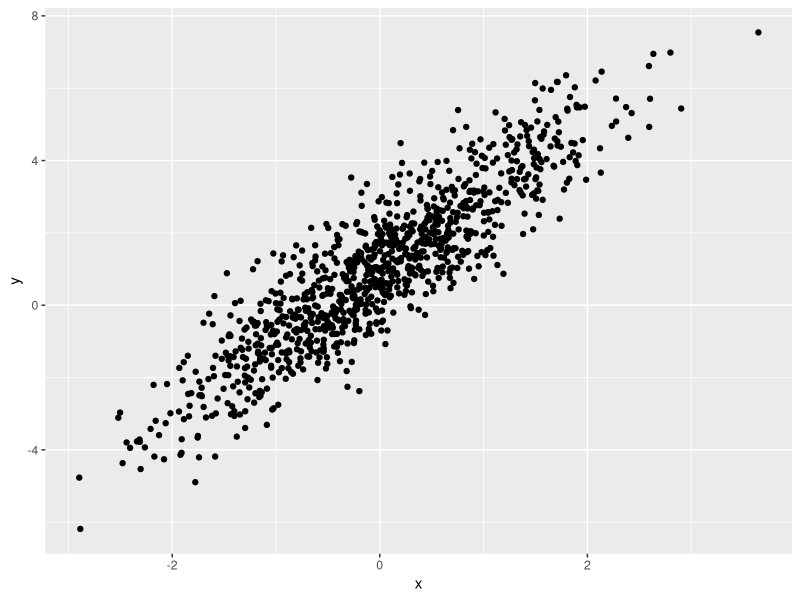
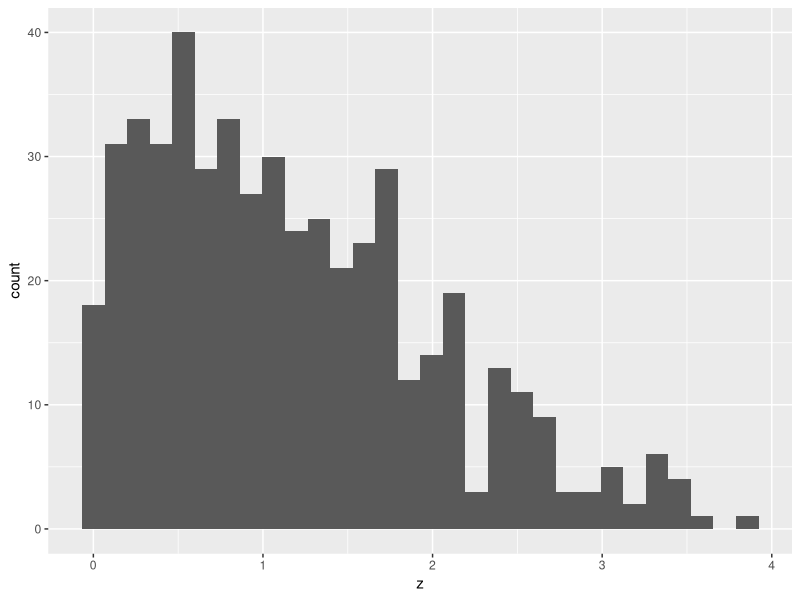

These figures' R source, in order:
## ---- chunk 1
library(tidyverse)
## ---- chunk 2
samp = rnorm(100)
length(samp)
## ---- chunk 3
plot_df = tibble(
  x = rnorm(n = 1000),
  y = 1 + 2 * x + rnorm(1000)
)

ggplot(plot_df, aes(x = x, y = y)) + geom_point()
## ---- chunk 4

df <- tibble(
x = rnorm(500, mean = 1),
y = (x > 0),
z = abs(x)
)

ggplot(df, aes(x = z)) + geom_histogram()

med = median(df$z)
